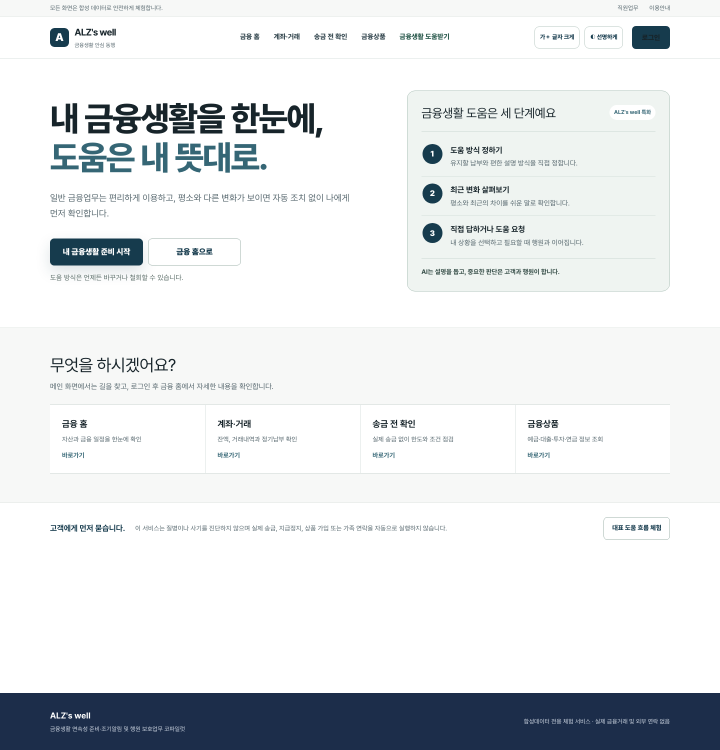
#> input picture .impeccable/review/desktop.png, 1440 x 1500 px, given in place of page-1.png, which was not available (shown at 1/2 size)
$ python make_contact_sheets.py ../.impeccable/review
#> lines starting #> are read from the running program, lines starting #| are printed output that depends on the picture; pictures that were not available may be replaced by others from this repository, and a replacement may not be noted
from pathlib import Path
import sys

from PIL import Image, ImageDraw, ImageOps


source = Path(sys.argv[1]) if len(sys.argv) > 1 else Path("tmp/docx_render")
for group_index, pages in enumerate((range(1, 6), range(6, 11), range(11, 16)), start=1):
    cards = []
    for page_number in pages:
        page = Image.open(source / f"page-{page_number}.png").convert("RGB")
#> page is the input picture: PIL image 1440x1500 RGB; mean R, G, B 227.7, 230.6, 232.6
        page.thumbnail((430, 556))
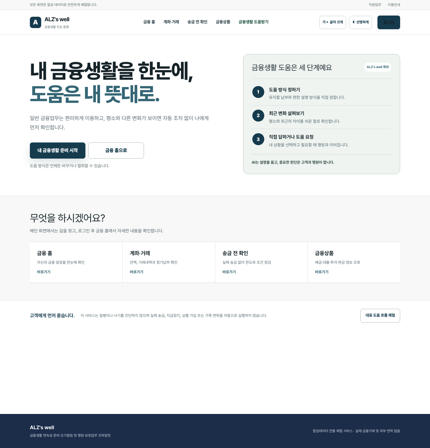
#> page: PIL image 430x448 RGB; mean R, G, B 227.6, 230.5, 232.5
        card = Image.new("RGB", (452, 600), "#E5E8EC")
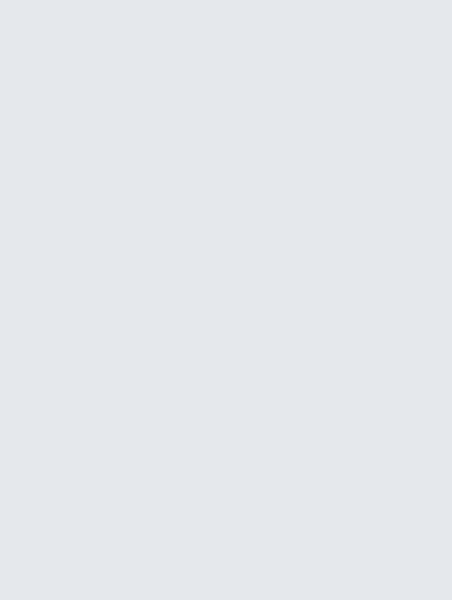
#> card: PIL image 452x600 RGB; mean R, G, B 229, 232, 236
        draw = ImageDraw.Draw(card)
        draw.text((14, 10), f"Page {page_number}", fill="#172B3D")
        card.paste(ImageOps.expand(page, border=2, fill="white"), (10, 34))
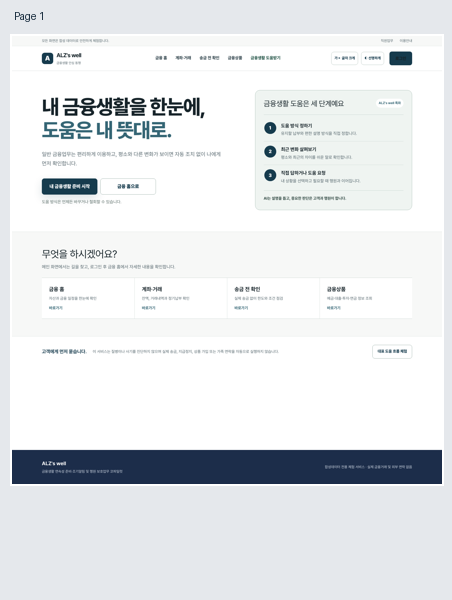
#> card: PIL image 452x600 RGB; mean R, G, B 228.3, 231.2, 233.7
#> (the run stopped early here; a loop or call above may not have finished)
